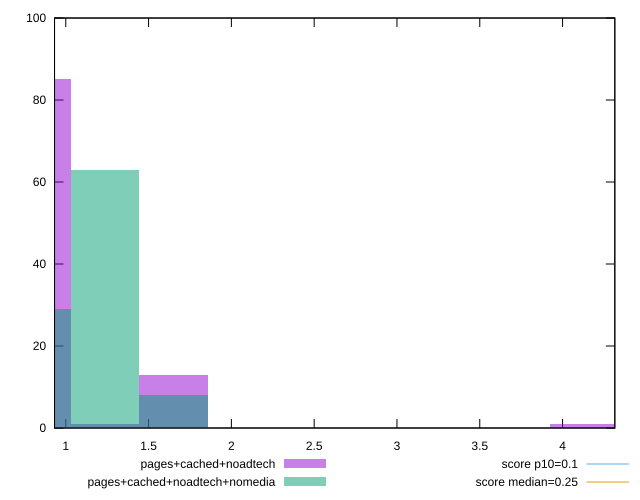

Here is the gnuplot script that generated this plot:
reset

$pagesCachedNoadtech <<EOF
0.8255375818945845 85
1.2383063728418766 1
1.651075163789169 13
4.127687909472923 1
EOF

$pagesCachedNoadtechNomedia <<EOF
1.2383063728418766 63
0.8255375818945845 29
1.651075163789169 8
EOF

set key outside below
set boxwidth 0.41276879094729224
set xrange [0.9321282912360297:4.315516493055556]
set yrange [0:100]
set trange [0:100]
set style fill transparent solid 0.5 noborder

set parametric
set terminal svg size 640, 500 enhanced background rgb 'white'
set output "report_00015_2021-02-09T16-11-33.973Z/cumulative-layout-shift/comparison/histogram/2_vs_3.svg"

plot $pagesCachedNoadtech title "pages+cached+noadtech" with boxes, \
     $pagesCachedNoadtechNomedia title "pages+cached+noadtech+nomedia" with boxes, \
     0.1,t title "score p10=0.1", \
     0.25,t title "score median=0.25"

reset
